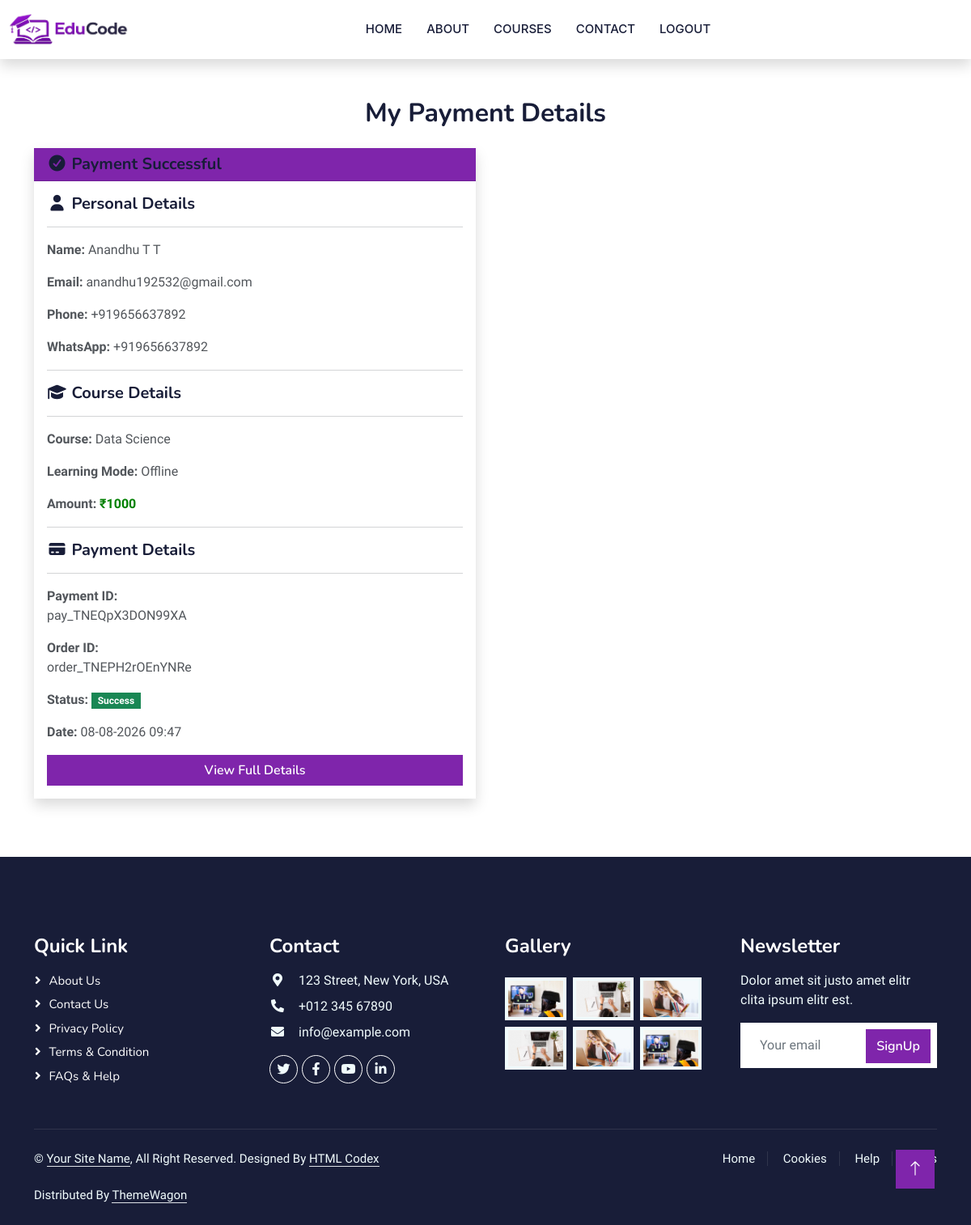
Screenshot of /payment-history/ (signed in) with the database file from the repository.
### course/models.py (models this page shows)
class Payment(models.Model):
    name = models.CharField(max_length=100)
    email = models.EmailField()
    phone = models.CharField(max_length=20)
    whatsapp = models.CharField(max_length=20)
    course = models.ForeignKey(Course,on_delete=models.CASCADE,related_name="payments",null=True,blank=True)
    learning_mode = models.CharField(max_length=20)
    user = models.OneToOneField(User, on_delete=models.CASCADE, null=True, blank=True)
    razorpay_order_id = models.CharField(max_length=100,blank=True,null=True)
    razorpay_payment_id = models.CharField(max_length=100,blank=True,null=True)
    payment_status = models.CharField(max_length=20,default="Pending")
    amount = models.IntegerField(default=1000)
    created = models.DateTimeField(auto_now_add=True)

class Course(models.Model):
    name = models.CharField(max_length=100)
    description = models.TextField()
    duration = models.IntegerField()
    price = models.IntegerField()
    image = models.ImageField(upload_to='course/')
    modules = models.IntegerField(null=True,)
    created=models.DateTimeField(auto_now_add=True)
    updated=models.DateTimeField(auto_now=True)

### course/views.py (the view)
# urls.py: path('payment-history/',views.PaymentHistoryView.as_view(),name='payment-history'),
class PaymentHistoryView(View):
    def get(self, request):
        payments = Payment.objects.filter(user=request.user).order_by('-id')
        return render(request,'payment_history.html',{'payments': payments})

### templates/payment_history.html (shortened to what this page needs)
{% extends 'base.html' %}
{% block content %}
<div class="container mt-5 mb-5">
    <h2 class="text-center mb-4">
        My Payment Details
    </h2>
    <div class="row">
        {% for payment in payments %}
        <div class="col-md-6 mb-4">
            <div class="card shadow border-0">
                <div class="card-header text-white"
                     style="background:#7f25ab;">
                    <h5 class="mb-0">
                        <i class="fa-solid fa-circle-check"></i>
                        Payment Successful
                    </h5>
                </div>
                <div class="card-body">
                    <h5>
                        <i class="fa-solid fa-user"></i>
                        Personal Details
                    </h5>
                    <hr>
                    <p>
                        <strong>Name:</strong>
                        {{ payment.name }}
                    </p>
                    <p>
                        <strong>Email:</strong>
                        {{ payment.email }}
                    </p>
                    <p>
                        <strong>Phone:</strong>
                        {{ payment.phone }}
                    </p>
                    <p>
                        <strong>WhatsApp:</strong>
                        {{ payment.whatsapp }}
                    </p>
                    <hr>
                    <h5>
                        <i class="fa-solid fa-graduation-cap"></i>
                        Course Details
                    </h5>
                    <hr>
                    <p>
                        <strong>Course:</strong>
                        {{ payment.course.name }}
                    </p>
                    <p>
                        <strong>Learning Mode:</strong>
                        {{ payment.learning_mode }}
                    </p>
                    <p>
                        <strong>Amount:</strong>
                        <span style="color:green;font-weight:bold;">
                            ₹{{ payment.amount }}
                        </span>
                    </p>
                    <hr>
                    <h5>
                        <i class="fa-solid fa-credit-card"></i>
                        Payment Details
                    </h5>
                    <hr>
                    <p>
                        <strong>Payment ID:</strong><br>
                        {{ payment.razorpay_payment_id }}
                    </p>
                    <p>
                        <strong>Order ID:</strong><br>
                        {{ payment.razorpay_order_id }}
                    </p>
                    <p>
                        <strong>Status:</strong>
                        <span class="badge bg-success">
                            {{ payment.payment_status }}
                        </span>
                    </p>
                   <p>
    <strong>Date:</strong>
    {{ payment.created|date:"d-m-Y H:i" }}
</p>
                    <a href="{% url 'payment-success' %}?payment_id={{ payment.id }}"
                       class="btn btn-primary w-100">
                        View Full Details
                    </a>
                </div>
            </div>
        </div>
        {% endfor %}
    </div>
</div>
{% endblock %}

### static/css/style.css (style rules this page uses)
:root { --primary: #7f25ab; --light: #F0FBFC; --dark: #181d38; }
.btn { font-family: 'Nunito', sans-serif; font-weight: 600; transition: .5s; }
.btn.btn-primary, .btn.btn-secondary { color: #FFFFFF; }

### rows the page displays
Payment: name "Anandhu T T", email "anandhu192532@gmail.com", phone "+919656637892", whatsapp "+919656637892", course.name "Data Science", learning_mode "Offline", amount "1000", razorpay_payment_id "pay_TNEQpX3DON99XA", razorpay_order_id "order_TNEPH2rOEnYNRe", payment_status "Success", created "08-08-2026 09:47"
